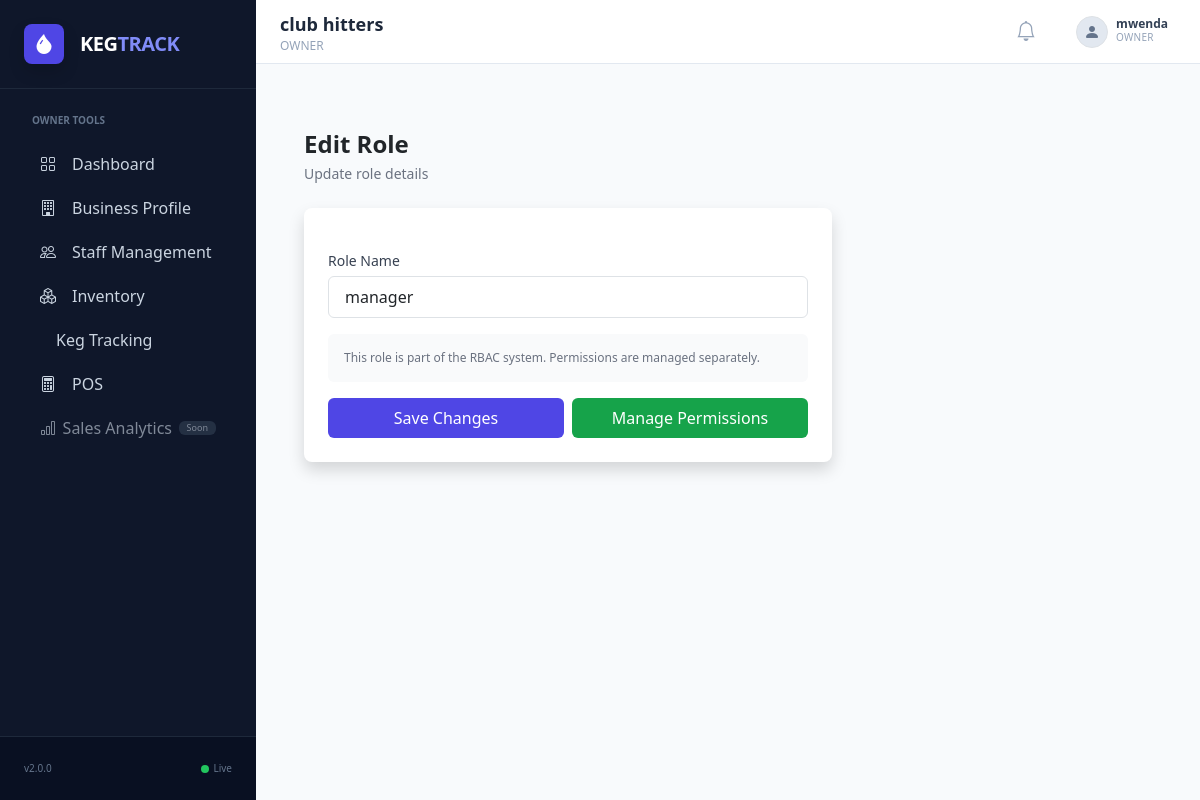
The page /dashboard/roles/3/edit/ (signed in) on the database its author committed.
### accounts/models.py (models this page shows, shortened)
class User(AbstractUser):
    phone = models.CharField(max_length=20, unique=True)
    email = models.EmailField(unique=True)
    business = models.ForeignKey(
        "business.Business",
        on_delete=models.CASCADE,
        null=True,
        blank=True
    )
    role = models.ForeignKey(
        "accounts.Role",
        on_delete=models.SET_NULL,
        null=True,
        blank=True
    )
    is_superadmin = models.BooleanField(default=False)
    is_active_staff = models.BooleanField(default=True)
    must_change_password = models.BooleanField(default=True)
    is_deleted = models.BooleanField(default=False)
    last_login_ip = models.GenericIPAddressField(null=True, blank=True)
    last_device = models.CharField(max_length=255, blank=True)
    created_at = models.DateTimeField(auto_now_add=True)
    updated_at = models.DateTimeField(auto_now=True)
    USERNAME_FIELD = "username"
    REQUIRED_FIELDS = ["email", "phone", "first_name", "last_name"]
    objects = UserManager()

class Role(models.Model):
    OWNER = "owner"
    MANAGER = "manager"
    STAFF = "staff"
    ROLE_CHOICES = [
        (OWNER, "Business Owner"),
        (MANAGER, "Manager"),
        (STAFF, "Staff"),
    ]
    name = models.CharField(max_length=20, choices=ROLE_CHOICES)
    business = models.ForeignKey(
        "business.Business",
        on_delete=models.CASCADE,
        null=True,
        blank=True
    )
    permissions = models.ManyToManyField(
        "accounts.Permission",
        blank=True
    )
    description = models.TextField(blank=True)
    created_at = models.DateTimeField(auto_now_add=True)
    @property
    def code(self):
        return self.name  # alias for cleaner logic

### business/models.py (models this page shows, shortened)
class Business(models.Model):
    name = models.CharField(max_length=255, unique=True)
    slug = models.SlugField(unique=True, blank=True)
    business_type = models.CharField(
        max_length=50,
        choices=[
            ("pub", "Pub"),
            ("bar", "Bar"),
            ("restaurant", "Restaurant"),
            ("club", "Club"),
        ],
        default="pub"
    )
    email = models.EmailField(unique=True)
    phone = models.CharField(max_length=20, blank=True, null=True)
    address = models.TextField()
    logo = models.ImageField(upload_to='business_logos/', null=True, blank=True)
    primary_color = models.CharField(max_length=7, default="#0056b3")
    created_by = models.ForeignKey(
        "accounts.User",
        on_delete=models.SET_NULL,
        null=True,
        blank=True,
        related_name="created_businesses"
    )
    is_active = models.BooleanField(default=True)
    is_deleted = models.BooleanField(default=False)
    deleted_at = models.DateTimeField(null=True, blank=True)
    created_at = models.DateTimeField(auto_now_add=True)
    updated_at = models.DateTimeField(auto_now=True)
    class Meta:
        verbose_name_plural = "Businesses"

### dashboard/views.py (the view)
# urls.py: path("roles/<int:role_id>/edit/", views.role_edit, name="role_edit"),
def role_edit(request, role_id):
    role = get_object_or_404(Role, id=role_id)
    if request.method == "POST":
        role.name = request.POST.get("name")
        role.save()
        messages.success(request, "Role updated")
        return redirect("dashboard:role_list")
    return render(request, "dashboard/roles/edit.html", {
        "role": role
    })

### tracking/context_processors.py (called while the page is built)
def keg_config(request):
    config, _ = KegSystemConfig.objects.get_or_create(id=1)
    return {"config": config}

### dashboard/templates/dashboard/roles/edit.html (shortened to what this page needs)
{% extends "base.html" %}
{% block content %}
<div class="p-6 max-w-xl">
    <h1 class="text-2xl font-bold mb-1">Edit Role</h1>
    <p class="text-sm text-gray-500 mb-6">
        Update role details
    </p>
    <form method="POST" class="bg-white p-6 rounded-lg shadow space-y-4">
        <div>
            <label class="text-sm font-medium text-gray-700">Role Name</label>
            <input type="text"
                   name="name"
                   value="{{ role.name }}"
                   required
                   class="w-full mt-1 border rounded px-3 py-2 focus:ring focus:ring-indigo-200">
        </div>
        <div class="text-xs text-gray-500 bg-gray-50 p-3 rounded">
            This role is part of the RBAC system. Permissions are managed separately.
        </div>
        <div class="flex gap-2">
            <button class="flex-1 bg-indigo-600 hover:bg-indigo-700 text-white py-2 rounded">
                Save Changes
            </button>
            <a href="{% url 'dashboard:update_role_permissions' role.id %}"
               class="flex-1 text-center bg-green-600 hover:bg-green-700 text-white py-2 rounded">
                Manage Permissions
            </a>
        </div>
    </form>
</div>
{% endblock %}

### templates/includes/navbar.html (shortened to what this page needs)
<nav class="bg-white border-b border-slate-200 h-16 flex items-center justify-between px-6 sticky top-0 z-10">
    <div class="flex items-center gap-4">
        <div class="flex flex-col leading-tight">
            <span class="text-lg font-semibold text-slate-800">
                {% if request.user.is_superuser or request.user.is_superadmin %}
                    System Administration
                {% elif request.session.active_business_id %}
                    {{ request.user.business.name }}
                {% else %}
                    Business Dashboard
                {% endif %}
            </span>
            <span class="text-xs text-slate-400">
                {% if request.user.is_superuser or request.user.is_superadmin %}
                    Global Control Panel
                {% elif request.user.role %}
                    {{ request.user.role.name|upper }}
                {% else %}
                    STAFF
                {% endif %}
            </span>
        </div>
    </div>
    <div class="flex items-center gap-4">
        <button class="relative p-2 text-slate-400 hover:text-slate-600 transition">
            <i class="bi bi-bell text-xl"></i>
        </button>
        <div class="dropdown">
            <button class="flex items-center gap-2 hover:bg-slate-50 px-2 py-1 rounded transition"
                    data-bs-toggle="dropdown">
                <div class="w-8 h-8 rounded-full bg-slate-200 flex items-center justify-center border border-slate-300">
                    <i class="bi bi-person-fill text-slate-500"></i>
                </div>
                <div class="text-left hidden sm:block">
                    <p class="text-xs font-semibold leading-none text-slate-700">
                        {{ user.get_full_name|default:user.username }}
                    </p>
                    <p class="text-[10px] text-slate-400 uppercase tracking-wide">
                        {% if user.is_superuser or user.is_superadmin %}
                            SUPERADMIN
                        {% else %}
                            {{ user.role.name|default:"STAFF" }}
                        {% endif %}
                    </p>
                </div>
            </button>
        </div>
    </div>
</nav>

### templates/base.html (style rules this page uses)
.theme-owner { --role-color: #0ea5e9; }

### rows shown on the page
User: user.business.name "club hitters", user.role.name "OWNER", get_full_name "mwenda", role.name "OWNER"
Role: name "manager"
